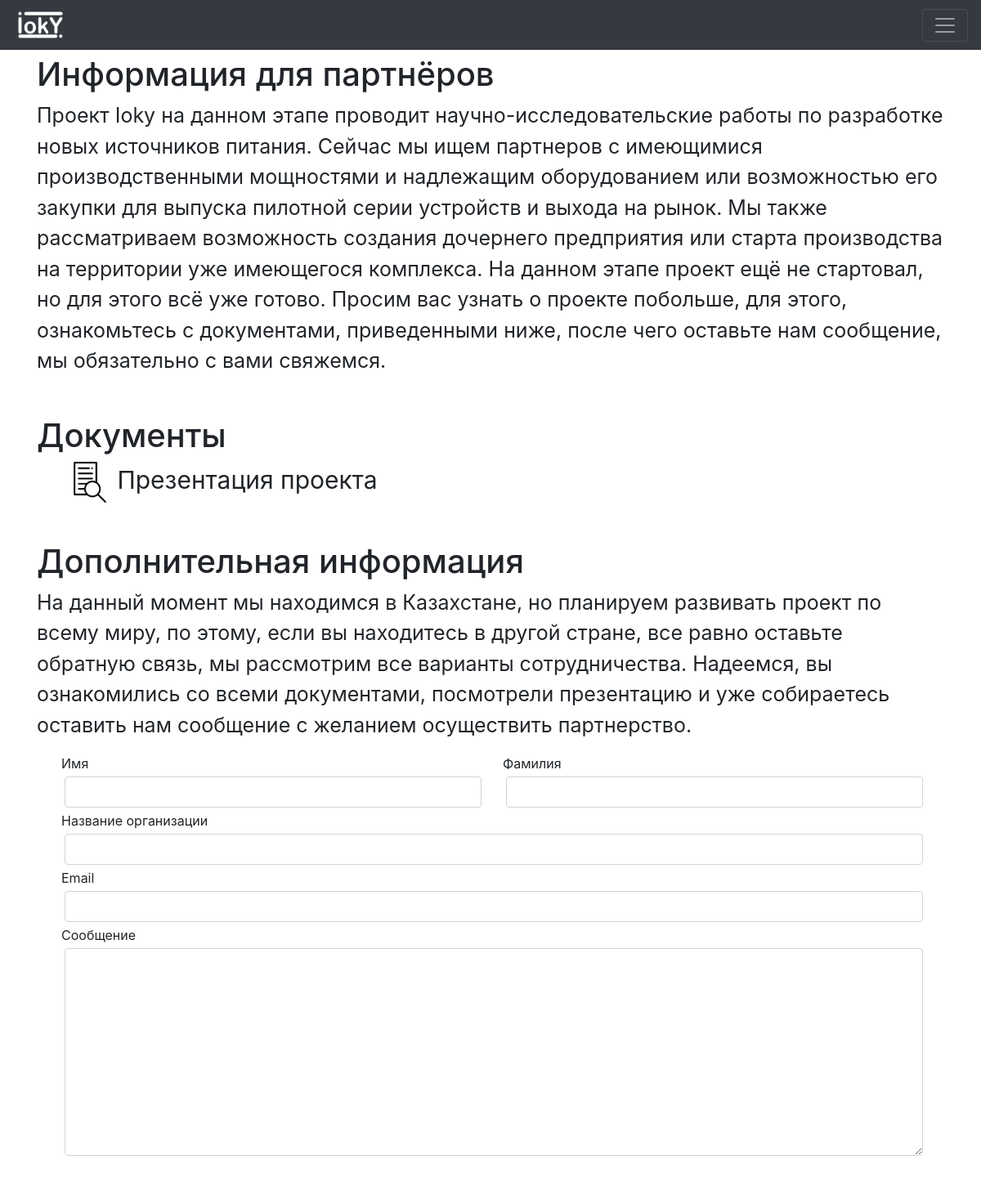
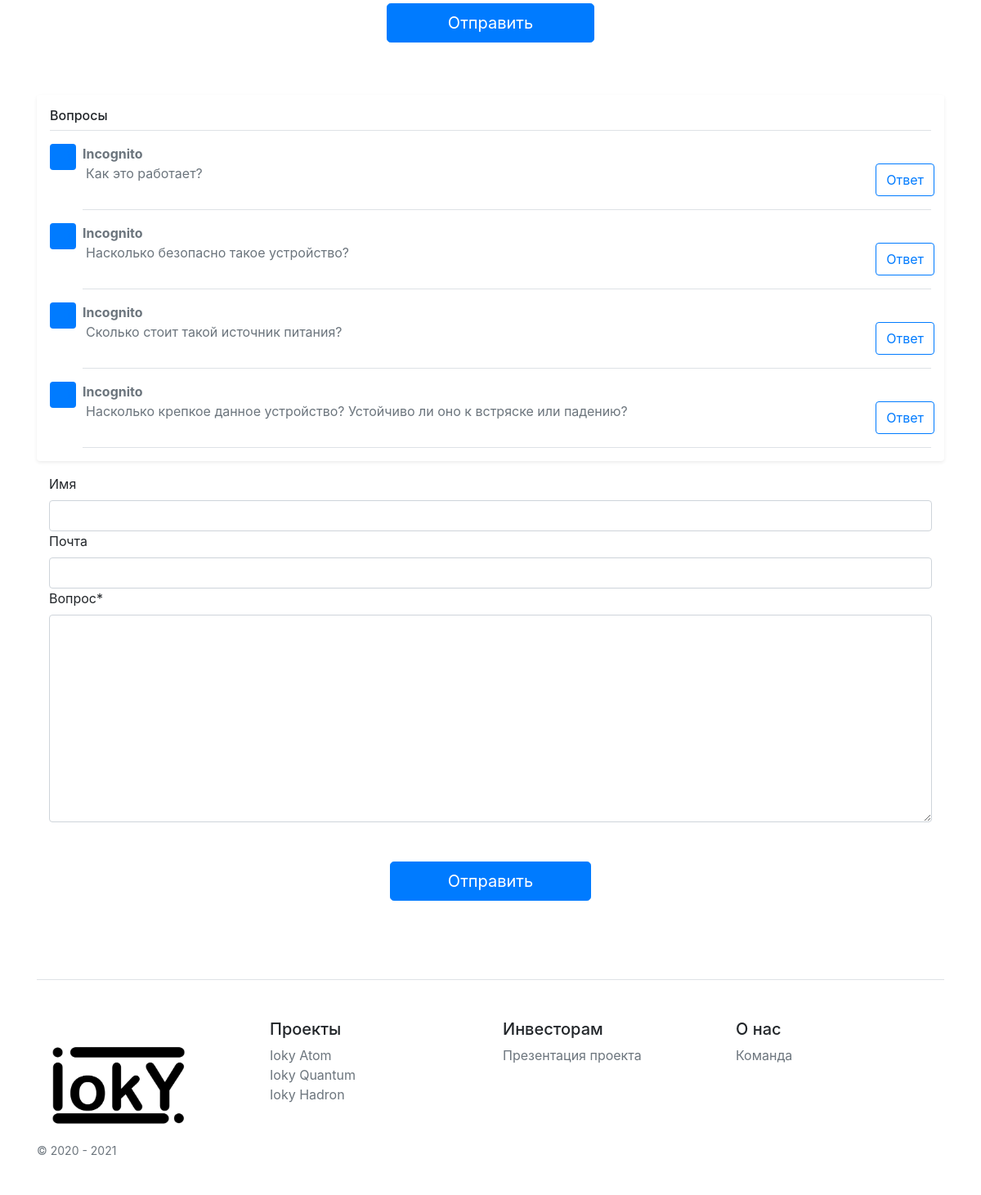
The app's page /for-partners/ with its own data (2 pictures, top to bottom).
### forPartners/models.py (models this page shows, shortened)
class Info(models.Model):
    mainInfo = models.TextField('Главная информация')
    additionalInfo = models.TextField('Дополнительная информация')
    documents = models.ManyToManyField(Document, verbose_name='Документы')
    class Meta:
        verbose_name = 'Инфоблок'
        verbose_name_plural = 'Инфоблоки'

class Document(models.Model):
    file = models.FileField('Документ', upload_to='documents')
    name = models.CharField('Название документа', max_length=150)
    filename = models.CharField('Имя файла', max_length=150, default=name)
    public = models.BooleanField(default=True)
    class Meta:
        verbose_name = 'Документ'
        verbose_name_plural = 'Документы'

### landing/models.py (models this page shows, shortened)
class Question(models.Model):
    question = models.TextField('Вопрос')
    answer = models.TextField('Ответ', blank=True)
    name = models.CharField('Имя спросившего', max_length=150, null=True, blank=True, default='Incognito')
    Email = models.EmailField('Почта спросившего', null=True, blank=True)
    check = models.BooleanField('В проверке/Проверено', default=False)
    class Meta:
        verbose_name = 'Вопрос'
        verbose_name_plural = 'Вопросы'

### projects/models.py (models this page shows, shortened)
class Project(models.Model):
    title = models.CharField('Название проекта', max_length=150)
    shortDescription = models.TextField('Короткое описание проекта')
    description = models.TextField('Описание проекта')
    image = models.ImageField('Картинка', upload_to='projects')
    slug = models.SlugField('URL', max_length=50, unique=True)
    projectModels = models.ManyToManyField(ProjectModel, verbose_name='Модели', null=True)
    class Meta:
        verbose_name = 'Проект'
        verbose_name_plural = 'Проекты'

### forPartners/views.py (the view)
# urls.py: path('', views.ForPartnersView.as_view(), name='for-partners'),
class ForPartnersView(View):
    def get(self, request):
        info = Info.objects.last()
        documents = Document.objects.filter(public=True)
        form = PartnersForm()
        return render(request, 'for-partners.html', {
            'info': info,
            'docs': documents,
            'form': form,
        })

### landing/forms.py (shortened to what this page needs)
class QuestionForm(forms.Form):
    name = forms.CharField(max_length=100, label='Имя', required=False)
    Email = forms.EmailField(label='Почта', required=False)
    question = forms.CharField(widget=forms.Textarea, label='Вопрос')
    def __init__(self, *args, **kwargs):
        super(QuestionForm, self).__init__(*args, **kwargs)
        self.fields['name'].widget.attrs.update({'class': 'form-control', 'height': '3vh'})
        self.fields['Email'].widget.attrs.update({'class': 'form-control', 'height': '3vh'})
        self.fields['question'].widget.attrs.update({'class': 'form-control'})

### forPartners/forms.py (shortened to what this page needs)
class PartnersForm(forms.Form):
    firstName = forms.CharField(max_length=50, label='Имя')
    lastName = forms.CharField(max_length=50, label='Фамилия', required=False)
    companyName = forms.CharField(max_length=150, label='Название организации')
    Email = forms.EmailField(label='Email')
    message = forms.CharField(max_length=1000, label='Сообщение', widget=forms.Textarea)
    def __init__(self, *args, **kwargs):
        super(PartnersForm, self).__init__(*args, **kwargs)
        self.fields['firstName'].widget.attrs.update({'class': 'form-control m-1', 'height': '3vh'})
        self.fields['lastName'].widget.attrs.update({'class': 'form-control m-1', 'height': '3vh'})
        self.fields['companyName'].widget.attrs.update({'class': 'form-control m-1', 'height': '3vh'})
        self.fields['Email'].widget.attrs.update({'class': 'form-control m-1', 'height': '3vh'})
        self.fields['message'].widget.attrs.update({'class': 'form-control m-1'})

### landing/context_processor.py (called while the page is built)
def question(request):
    return {
        'questions': Question.objects.all(),
        'questionForm': QuestionForm()
    }

def landing(request):
    return {
        'documents': Info.objects.last(),
        'projects': Project.objects.all(),
    }

def documents(request):
    return {
        'documents': Document.objects.filter(public=True)
    }

### Ioky/templates/for-partners.html (shortened to what this page needs)
{% extends 'base.html' %}
{% load static %}
{% block content %}
    <div class="container mt-3">
        <h1>Информация для партнёров</h1>
        <p style="font-size: 25px">
            {{ info.mainInfo }}
        </p>
        <h1 class="mt-5">Документы</h1>
        <ul>
            {% for doc in docs %}
                <li style="list-style: none; font-size: 30px">
                    <img height="50px" src="{% static 'img/doc.png' %}" alt="doc">
                    <a style="color: #212529" href="{{ MEDIA_URL }}{{ doc.file.url }}" download>{{ doc.name }}</a>
                </li>
            {% endfor %}
        </ul>
        <h1 class="mt-5">Дополнительная информация</h1>
        <p style="font-size: 25px">
            {{ info.additionalInfo }}
        </p>
    </div>
    <div class="container">
        <form  style="font-size: 2vh" method="post" action="{% url 'add-partner' %}">
            {% load crispy_forms_tags %}
            <div class="col">
                <div class="d-flex">
                    <div class="container">{{ form.firstName.label }}{{ form.firstName }}</div>
                    <div class="container">{{ form.lastName.label }}{{ form.lastName }}</div>
                </div>
                <div class="container">{{ form.companyName.label }}{{ form.companyName }}</div>
                <div class="container">{{ form.Email.label }}{{ form.Email }}</div>
                <div class="container">{{ form.message.label }}{{ form.message }}</div>
            </div>
            <div class="container p-5">
                <button class="btn btn-lg btn-primary btn-block w-25 ml-auto mr-auto" type="submit">Отправить</button>
            </div>
        </form>
    </div>
{% endblock %}

### Ioky/templates/base.html (shortened to what this page needs)
<!DOCTYPE html>
<html lang="en">
<head>
    {% load static %}
    {% load bootstrap4 %}
    {% bootstrap_css %}
    <link rel="stylesheet" href="{% static 'css/styles.css' %}">
</head>
<body>
<nav  class="navbar navbar-dark bg-dark position-fixed mb-auto w-100" style="z-index: 2">
  <a class="navbar-brand" href="{% url 'home' %}">
      <img src="{% static 'img/Ioky_logo_header.png' %}" alt="logo" width="70" height="35">
  </a>
  <button class="navbar-toggler collapsed" type="button" data-toggle="collapse" data-target="#navbarsExample01" aria-controls="navbarsExample01" aria-expanded="false" aria-label="Toggle navigation">
    <span class="navbar-toggler-icon"></span>
  </button>
</nav>
<nav class="navbar navbar-dark bg-dark mb-auto w-100" style="z-index: 0">
</nav>
{% block content %}
{% endblock %}
<div class="container">
    <div class="my-3 p-3 bg-white rounded shadow-sm">
        <h6 class="border-bottom border-gray pb-2 mb-0">Вопросы</h6>
        {% if questions %}
            {% for question in questions %}
                {% if question.check %}
                    <div class="media text-muted pt-3">
                        <svg class="bd-placeholder-img mr-2 rounded" width="32" height="32" xmlns="http://www.w3.org/2000/svg" preserveAspectRatio="xMidYMid slice" focusable="false" role="img" aria-label="Placeholder: 32x32"><title>Placeholder</title><rect width="100%" height="100%" fill="#007bff"></rect><text x="50%" y="50%" fill="#007bff" dy=".3em">32x32</text></svg>
                        <div class="media-body pb-3 mb-0 small lh-125 border-bottom border-gray">
                            <div class="justify-content-between align-items-center w-100">
                                <strong class="text-gray-dark" style="font-size: 2vh">{{ question.name }}</strong>
                                <div class="d-flex ml-1 row align-content-center w-100">
                                    <p style="font-size: 2vh">{{ question.question }}</p>
                                    <button style="font-size: 2vh" type="button" class="btn btn-outline-primary ml-auto float-right" id="btn-{{ question.id }}">Ответ</button>
                                </div>
                            </div>
                        </div>
                    </div>
                {% endif %}
        {% endfor %}
        {% endif %}
</div>
<div class="container">
    <form  style="font-size: 2vh" method="post" action="{% url 'create-question' %}">
        {% load crispy_forms_tags %}
        {{ questionForm | crispy }}
        <div class="container p-5">
            <button class="btn btn-lg btn-primary btn-block w-25 ml-auto mr-auto" type="submit">Отправить</button>
        </div>
    </form>
</div>
<footer class="pt-4 my-md-5 pt-md-5 border-top mt-auto">
    <div class="row">
      <div class="col-12 col-md">
        <img class="" src="{% static 'img/Ioky_logo.png' %}" alt="logo" width="200" height="150">
        <small class="d-block mb-3 text-muted">© 2020 - 2021</small>
      </div>
      <div class="col-6 col-md">
        <h5>Проекты</h5>
        <ul class="list-unstyled text-small">
            {% for project in projects %}
                <li><a class="text-muted" href="{% url 'project-detail' project.slug %}">{{ project.title }}</a></li>
            {% endfor %}
        </ul>
      </div>
      <div class="col-6 col-md">
        <h5>Инвесторам</h5>
        <ul class="list-unstyled text-small">
          {% for document in documents %}
              <li><a class="text-muted" href="{{ MEDIA_URL }}{{ document.file.url }}" download>{{ document.name }}</a></li>
          {% endfor %}
        </ul>
      </div>
      <div class="col-6 col-md">
        <h5>О нас</h5>
        <ul class="list-unstyled text-small">
          <li><a class="text-muted" href="{% url 'about' %}">Команда</a></li>
        </ul>
      </div>
    </div>
  </footer>
</body>
</html>

### static/css/styles.css (style rules this page uses)
html { padding: 0; margin: 0; }
body { overflow-x: hidden; }

### records on screen
Info: mainInfo "Проект Ioky на данном этапе проводит научно-исследовательские работы по разработке новых источников питания. Сейчас мы ищем партнеров с имеющимися производственными мощностями и надлежащим оборудованием или возможностью его закупки для выпуска пилотной серии устройств и выхода на рынок. Мы также рассматриваем возможность создания дочернего предприятия или старта производства на территории уже имеющегося комплекса. На данном этапе проект ещё не стартовал, но для этого всё уже готово. Просим вас узнать о проекте побольше, для этого, ознакомьтесь с документами, приведенными ниже, после чего оставьте нам сообщение, мы обязательно с вами свяжемся.", additionalInfo "На данный момент мы находимся в Казахстане, но планируем развивать проект по всему миру, по этому, если вы находитесь в другой стране, все равно оставьте обратную связь, мы рассмотрим все варианты сотрудничества. Надеемся, вы ознакомились со всеми документами, посмотрели презентацию и уже собираетесь оставить нам сообщение с желанием осуществить партнерство."
Document: name "Презентация проекта"
Question: name "Incognito", question "Как это работает?"
Question: name "Incognito", question "Насколько безопасно такое устройство?"
Question: name "Incognito", question "Сколько стоит такой источник питания?"
Question: name "Incognito", question "Насколько крепкое данное устройство? Устойчиво ли оно к встряске или падению?"
Project: title "Ioky Atom"
Project: title "Ioky Quantum"
Project: title "Ioky Hadron"
